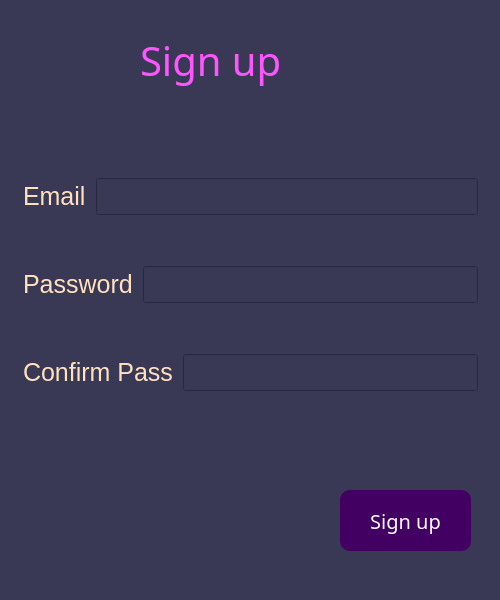
<?xml version="1.0" encoding="UTF-8"?>
<ui version="4.0">
 <class>Dialog</class>
 <widget class="QDialog" name="Dialog">
  <property name="geometry">
   <rect>
    <x>0</x>
    <y>0</y>
    <width>500</width>
    <height>600</height>
   </rect>
  </property>
  <property name="minimumSize">
   <size>
    <width>500</width>
    <height>600</height>
   </size>
  </property>
  <property name="maximumSize">
   <size>
    <width>500</width>
    <height>600</height>
   </size>
  </property>
  <property name="windowTitle">
   <string>Login</string>
  </property>
  <property name="styleSheet">
   <string notr="true">background-color: rgb(57, 57, 85)</string>
  </property>
  <property name="sizeGripEnabled">
   <bool>true</bool>
  </property>
  <widget class="QLabel" name="label">
   <property name="geometry">
    <rect>
     <x>140</x>
     <y>30</y>
     <width>221</width>
     <height>61</height>
    </rect>
   </property>
   <property name="font">
    <font>
     <family>Ravie</family>
     <pointsize>-1</pointsize>
    </font>
   </property>
   <property name="styleSheet">
    <string notr="true">font-size: 40px;
color: rgb(255, 85, 255);</string>
   </property>
   <property name="text">
    <string>Sign up</string>
   </property>
  </widget>
  <widget class="QPushButton" name="btn_login">
   <property name="geometry">
    <rect>
     <x>340</x>
     <y>490</y>
     <width>131</width>
     <height>61</height>
    </rect>
   </property>
   <property name="font">
    <font>
     <family>Ravie</family>
     <pointsize>-1</pointsize>
    </font>
   </property>
   <property name="styleSheet">
    <string notr="true">QPushButton{
	font-size: 20px;
	border-radius: 10px;
	background-color: rgb(66, 0, 99);
	color: white;
	padding: 10px;
	box-shadow: 12px 12px 15px rgba(155, 155, 155, 0.8);
}


QPushButton:pressed {
	background-color: rgb(34, 177, 32);
}</string>
   </property>
   <property name="text">
    <string>Sign up</string>
   </property>
  </widget>
  <widget class="QWidget" name="verticalLayoutWidget">
   <property name="geometry">
    <rect>
     <x>10</x>
     <y>130</y>
     <width>481</width>
     <height>311</height>
    </rect>
   </property>
   <layout class="QVBoxLayout" name="verticalLayout" stretch="5,5,5">
    <property name="spacing">
     <number>10</number>
    </property>
    <property name="leftMargin">
     <number>10</number>
    </property>
    <property name="topMargin">
     <number>10</number>
    </property>
    <property name="rightMargin">
     <number>10</number>
    </property>
    <property name="bottomMargin">
     <number>10</number>
    </property>
    <item>
     <layout class="QHBoxLayout" name="horizontalLayout">
      <property name="leftMargin">
       <number>3</number>
      </property>
      <property name="topMargin">
       <number>3</number>
      </property>
      <property name="rightMargin">
       <number>3</number>
      </property>
      <property name="bottomMargin">
       <number>3</number>
      </property>
      <item>
       <widget class="QLabel" name="label_2">
        <property name="styleSheet">
         <string notr="true">color: rgb(255, 225, 189);
font-size: 25px;</string>
        </property>
        <property name="text">
         <string>Email</string>
        </property>
        <property name="margin">
         <number>5</number>
        </property>
       </widget>
      </item>
      <item>
       <widget class="QLineEdit" name="led_email">
        <property name="styleSheet">
         <string notr="true">color: rgb(255, 225, 189);
font-size: 25px;</string>
        </property>
        <property name="text">
         <string/>
        </property>
       </widget>
      </item>
     </layout>
    </item>
    <item>
     <layout class="QHBoxLayout" name="horizontalLayout_2">
      <property name="leftMargin">
       <number>3</number>
      </property>
      <property name="topMargin">
       <number>3</number>
      </property>
      <property name="rightMargin">
       <number>3</number>
      </property>
      <property name="bottomMargin">
       <number>3</number>
      </property>
      <item>
       <widget class="QLabel" name="label_3">
        <property name="styleSheet">
         <string notr="true">color: rgb(255, 225, 189);
font-size: 25px;</string>
        </property>
        <property name="text">
         <string>Password</string>
        </property>
        <property name="margin">
         <number>5</number>
        </property>
       </widget>
      </item>
      <item>
       <widget class="QLineEdit" name="led_pass">
        <property name="styleSheet">
         <string notr="true">color: rgb(255, 225, 189);
font-size: 25px;
</string>
        </property>
        <property name="text">
         <string/>
        </property>
       </widget>
      </item>
     </layout>
    </item>
    <item>
     <layout class="QHBoxLayout" name="horizontalLayout_3">
      <property name="leftMargin">
       <number>3</number>
      </property>
      <property name="topMargin">
       <number>3</number>
      </property>
      <property name="rightMargin">
       <number>3</number>
      </property>
      <property name="bottomMargin">
       <number>3</number>
      </property>
      <item>
       <widget class="QLabel" name="label_4">
        <property name="styleSheet">
         <string notr="true">color: rgb(255, 225, 189);
font-size: 25px;</string>
        </property>
        <property name="text">
         <string>Confirm Pass</string>
        </property>
        <property name="margin">
         <number>5</number>
        </property>
       </widget>
      </item>
      <item>
       <widget class="QLineEdit" name="led_confirm_pass">
        <property name="styleSheet">
         <string notr="true">color: rgb(255, 225, 189);
font-size: 25px;
</string>
        </property>
        <property name="text">
         <string/>
        </property>
       </widget>
      </item>
     </layout>
    </item>
   </layout>
  </widget>
 </widget>
 <resources/>
 <connections/>
</ui>
